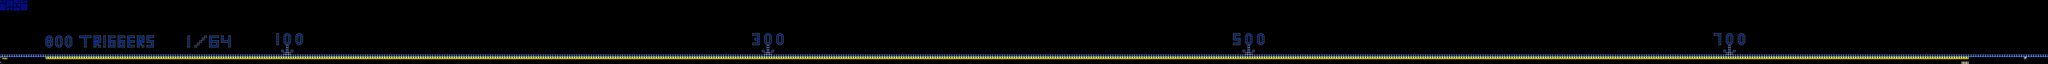

Tiled map render using the project's own tile images. Description and the map definition, with tile-layer contents summarised, below:
An orthogonal 852x27 tile map with 16x16 px tiles, 2 tile layers (SP, ...), 2 tilesets, 2 image layers.

<map version="1.10" tiledversion="1.11.2" orientation="orthogonal" renderorder="right-down" width="852" height="27" tilewidth="16" tileheight="16" infinite="0" nextlayerid="5" nextobjectid="1">
 <editorsettings>
  <chunksize width="16" height="27" />
  <export target="../LEVELS/LEVEL DATA/luckydraw.csv" format="csv" />
 </editorsettings>
 <tileset firstgid="1" name="famidash" tilewidth="16" tileheight="16" tilecount="256" columns="16">
  <image source="../../../GRAPHICS/famidash.bmp" width="256" height="256" />
 </tileset>
 <tileset firstgid="257" name="sprites" tilewidth="16" tileheight="16" tilecount="256" columns="16">
  <image source="../../../GRAPHICS/sprites.png" width="256" height="256" />
 </tileset>
 <imagelayer id="3" name="Image Layer 1" offsetx="-8" offsety="0" parallaxx="0.9" parallaxy="0.9" repeatx="1" repeaty="1">
  <image source="../../../GRAPHICS/Old/parallax Blue.bmp" width="144" height="72" />
 </imagelayer>
 <imagelayer id="4" name="Image Layer 2" offsetx="0" offsety="432" repeatx="1">
  <image source="../../../GRAPHICS/ground.bmp" width="64" height="128" />
 </imagelayer>
 <layer id="1" width="852" height="27">
  <data>[23004 cells, 23004 non-empty, 20 distinct tile ids]</data>
 </layer>
 <layer id="2" name="SP" width="852" height="27">
  <data>[23004 cells, 808 non-empty, 9 distinct tile ids]</data>
 </layer>
</map>
